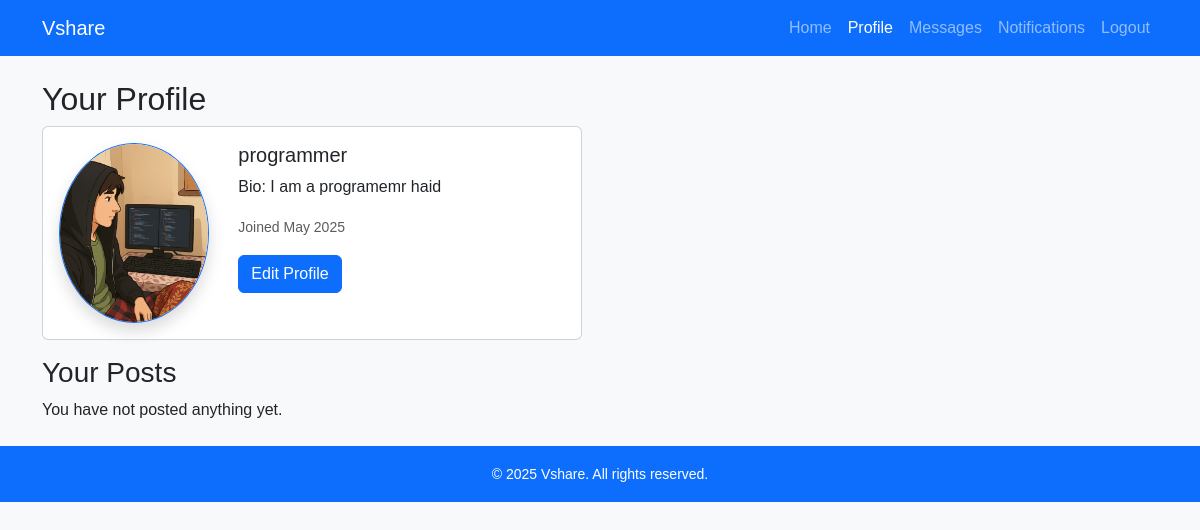
Before: /profile/ (signed in) with the older database file.
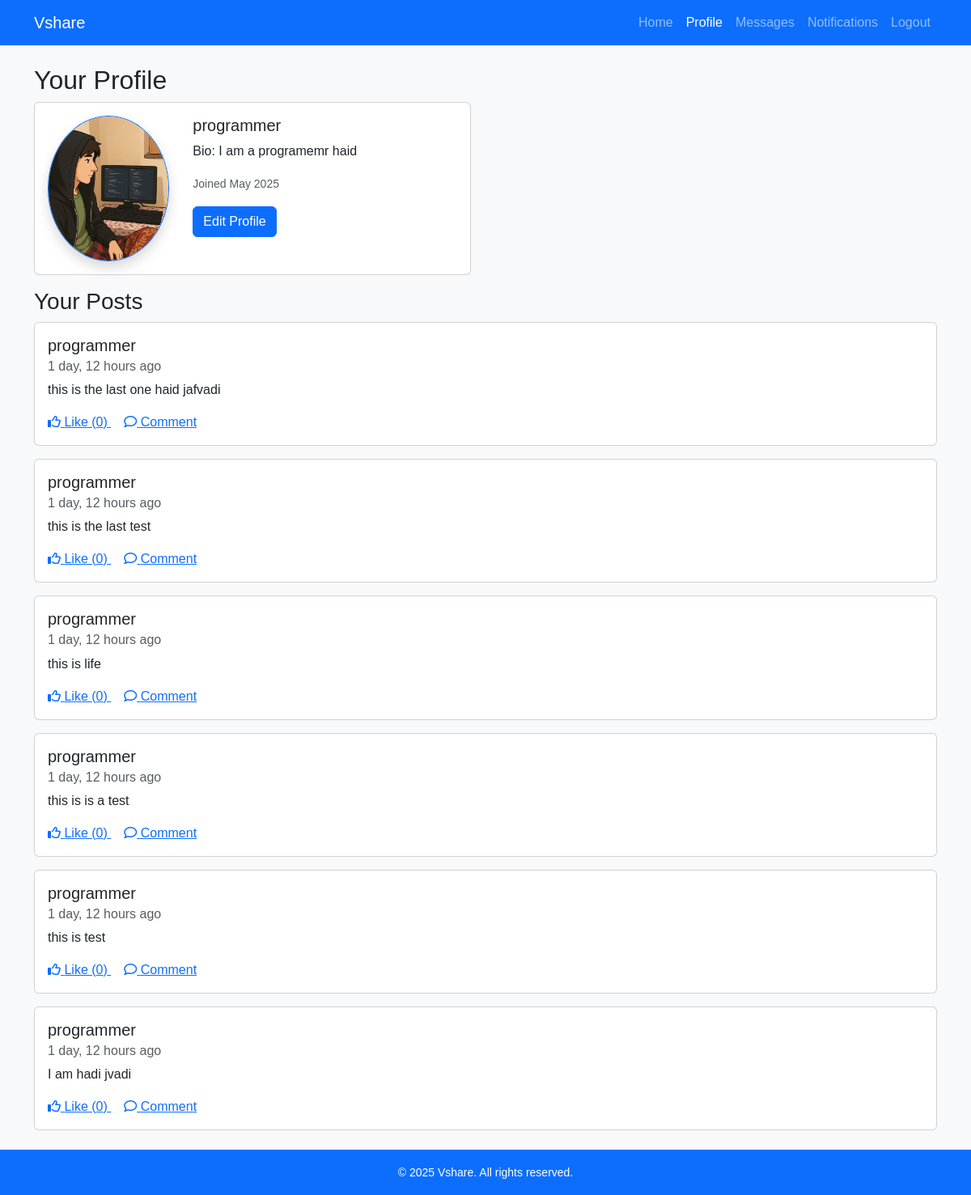
After: the same page with the newer database file.
### main/models_post_like_fixed.py (models this page shows, shortened)
class Post(models.Model):
    author = models.ForeignKey(User, on_delete=models.CASCADE, related_name='posts')
    content = models.TextField()
    created_at = models.DateTimeField(auto_now_add=True)
    likes = models.ManyToManyField(User, related_name='liked_posts', blank=True)
    def total_likes(self):
        return self.likes.count()

### main/views_post_like.py (the view)
# urls.py: path('profile/', views_post_like.profile, name='profile'),
@login_required
def profile(request):
    user = request.user
    try:
        profile = user.profile
    except UserProfile.DoesNotExist:
        profile = None
    posts = Post.objects.filter(author=user).order_by('-created_at')
    for post in posts:
        post.user_has_liked = post.likes.filter(id=user.id).exists()
    return render(request, 'profile.html', {'profile': profile, 'posts': posts})

### main/context_processors.py (called while the page is built)
def unread_message_count(request):
    if request.user.is_authenticated:
        count = Message.objects.filter(receiver=request.user, is_read=False).count()
    else:
        count = 0
    return {'unread_message_count': count}

### templates/profile.html (shortened to what this page needs)
{% extends "base.html" %}
{% block content %}
    <h2>Your Profile</h2>
    <div class="card mb-3" style="max-width: 540px;">
        <div class="row g-0">
            <div class="col-md-4 text-center">
                {% if profile and profile.profile_image %}
                    <img src="{{ profile.profile_image.url }}" alt="User Avatar" class="img-fluid rounded-circle m-3 border border-primary shadow" style="max-width: 150px; height: auto;" />
                {% else %}
                    <img src="https://via.placeholder.com/150" alt="User Avatar" class="img-fluid rounded-circle m-3 border border-primary shadow" style="max-width: 150px; height: auto;" />
                {% endif %}
            </div>
            <div class="col-md-8">
                <div class="card-body">
                    <h5 class="card-title">{{ user.username }}</h5>
                    <p class="card-text">Bio: {{ profile.bio|default:"No bio available." }}</p>
                    <p class="card-text"><small class="text-muted">Joined {{ profile.joined|date:"F Y" }}</small></p>
                    <a href="{% url 'profile_edit' %}" class="btn btn-primary">Edit Profile</a>
                </div>
            </div>
        </div>
    </div>
    <h3>Your Posts</h3>
    <div>
        {% for post in posts %}
        <div class="post card mb-3" data-post-id="{{ post.id }}">
            <div class="card-body">
                <h5 class="card-title">{{ post.author.username }}</h5>
                <h6 class="card-subtitle mb-2 text-muted">{{ post.created_at|timesince }} ago</h6>
                <p class="card-text">{{ post.content }}</p>
<a href="#" class="card-link like-button" data-liked="{{ post.user_has_liked }}">
                    <i class="fa-regular fa-thumbs-up"></i> Like (<span class="like-count">{{ post.total_likes }}</span>)
</a>
                <a href="#" class="card-link"><i class="fa-regular fa-comment"></i> Comment</a>
            </div>
        </div>
        {% empty %}
        <p>You have not posted anything yet.</p>
        {% endfor %}
    </div>
{% endblock %}

Changed rows visible on the page:
added Post: author.username "programmer", created_at "1 day, 12 hours", content "this is the last one haid jafvadi", total_likes "0"
added Post: author.username "programmer", created_at "1 day, 12 hours", content "this is the last test", total_likes "0"
added Post: author.username "programmer", created_at "1 day, 12 hours", content "this is life", total_likes "0"
added Post: author.username "programmer", created_at "1 day, 12 hours", content "this is is a test", total_likes "0"
added Post: author.username "programmer", created_at "1 day, 12 hours", content "this is test", total_likes "0"
added Post: author.username "programmer", created_at "1 day, 12 hours", content "I am hadi jvadi", total_likes "0"
Other visible differences:
text no longer shown: "You have not posted anything yet."
